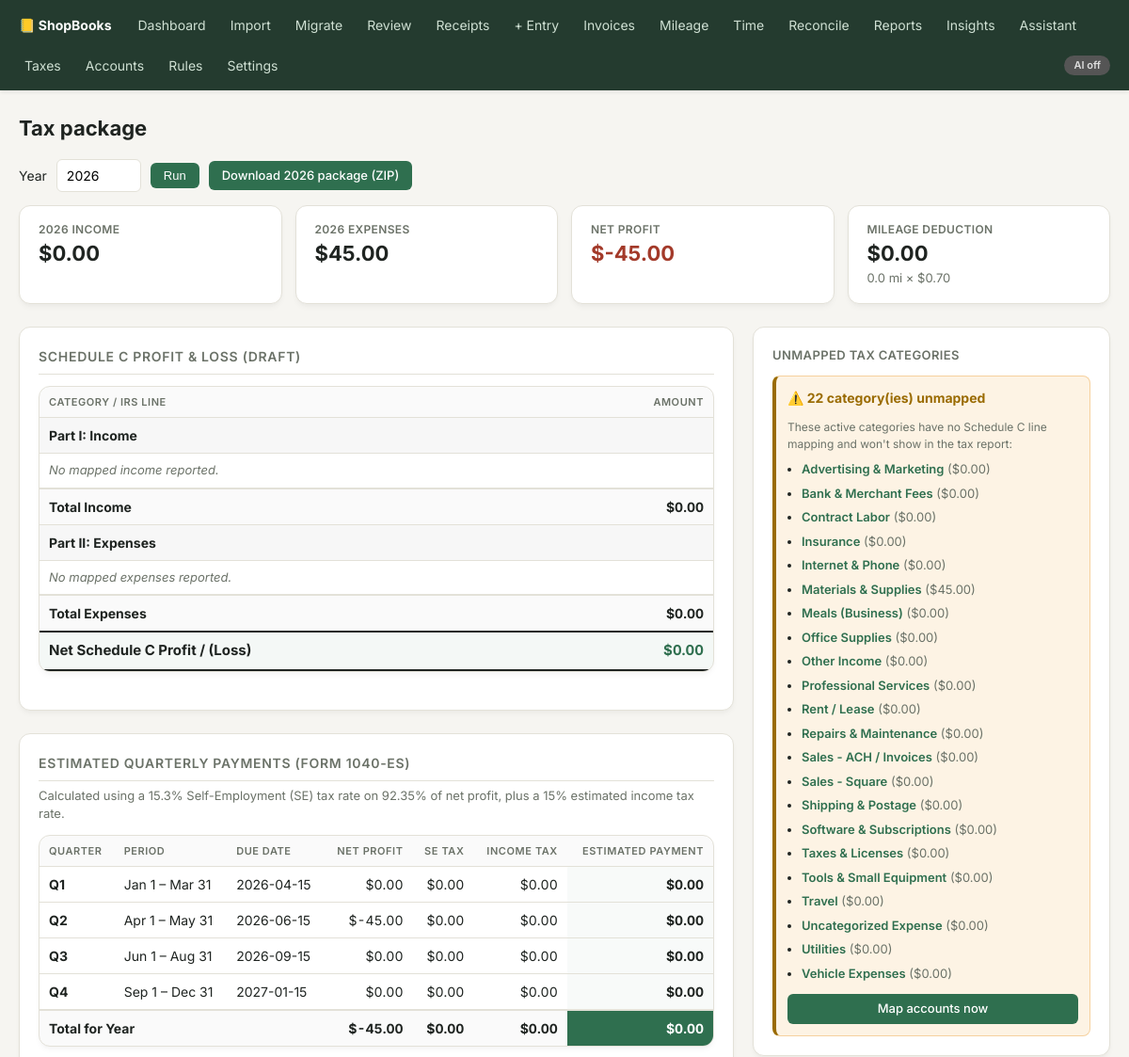
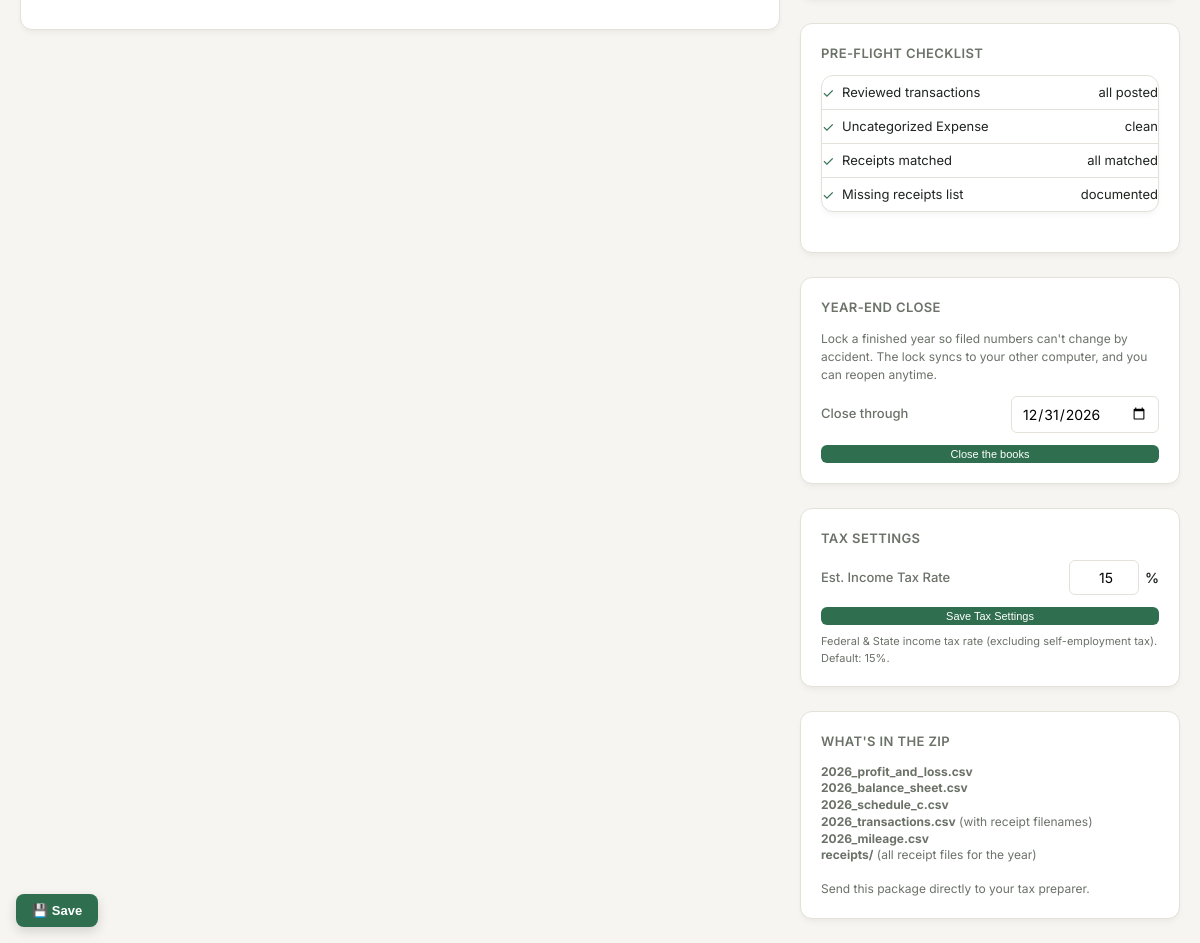
The page /taxes on the database its author committed (2 pictures, top to bottom).
### tables this page shows
CREATE TABLE settings(key TEXT PRIMARY KEY, value TEXT);

CREATE TABLE accounts(
  id INTEGER PRIMARY KEY,
  name TEXT UNIQUE NOT NULL,
  parent_id INTEGER REFERENCES accounts(id),  -- NULL = top-level; else a sub-account (2 levels max)
  type TEXT NOT NULL CHECK(type IN ('asset','liability','equity','income','expense')),
  kind TEXT NOT NULL DEFAULT 'category',   -- 'bank','card','category'
  active INTEGER NOT NULL DEFAULT 1,
  schedule_c_line TEXT
);

### app.py (the view)
@app.get("/taxes", response_class=HTMLResponse)
def taxes_page(request: Request, year: int = 0, msg: str = "", err: str = ""):
    con = db.connect()
    try:
        year = year or date_cls.today().year
        start, end = f"{year}-01-01", f"{year}-12-31"
        p = ledger.pnl(con, start, end)
        rate = float(db.get_setting(con, "mileage_rate", "0.70"))
        miles = con.execute("SELECT COALESCE(SUM(miles),0) m FROM mileage WHERE date BETWEEN ? AND ?",
                            (start, end)).fetchone()["m"]
        uncat = con.execute(
            "SELECT COUNT(DISTINCT e.id) c FROM entries e JOIN splits s ON s.entry_id=e.id "
            "JOIN accounts a ON a.id=s.account_id WHERE a.name='Uncategorized Expense' "
            "AND e.date BETWEEN ? AND ?", (start, end)).fetchone()["c"]
        pending = con.execute("SELECT COUNT(*) c FROM staged WHERE status='pending'").fetchone()["c"]
        receipts_matched = con.execute(
            "SELECT COUNT(*) c FROM documents d JOIN entries e ON e.id=d.entry_id "
            "WHERE d.status='matched' AND e.date BETWEEN ? AND ?", (start, end)).fetchone()["c"]
        receipts_unmatched = con.execute("SELECT COUNT(*) c FROM documents WHERE status='unmatched'").fetchone()["c"]
        missing_receipts = len(insights.missing_receipts(con, start, end))
        est_rate_str = db.get_setting(con, "estimated_income_tax_rate", "15")
        try:
            est_rate = float(est_rate_str)
        except ValueError:
            est_rate = 15.0
        sch_c = insights.schedule_c_report(con, start, end)
        est_tx = insights.estimated_taxes(con, year, est_rate)
        return templates.TemplateResponse(request, "taxes.html", ctx(
            request, con, year=year, pnl=p, miles=miles, rate=rate,
            mileage_deduction=round(miles * rate * 100), uncat=uncat, pending=pending,
            receipts_matched=receipts_matched, receipts_unmatched=receipts_unmatched,
            missing_receipts=missing_receipts,
            schedule_c=sch_c, estimated_taxes=est_tx,
            estimated_income_tax_rate=est_rate_str,
            locked_through=ledger.locked_through(con), msg=msg, err=err))
    finally:
        con.close()

### templates/taxes.html (shortened to what this page needs)
{% extends "base.html" %}
{% block content %}
<h1>Tax package</h1>
<form method="get" class="toolbar">
  <label>Year</label>
  <input type="number" name="year" value="{{ year }}" style="width:90px">
  <button type="submit">Run</button>
  <a class="btn" href="/taxes/package.zip?year={{ year }}">Download {{ year }} package (ZIP)</a>
</form>
<div class="cards">
  <div class="card"><div class="label">{{ year }} income</div><div class="big">${{ pnl.total_income|money }}</div></div>
  <div class="card"><div class="label">{{ year }} expenses</div><div class="big">${{ pnl.total_expenses|money }}</div></div>
  <div class="card"><div class="label">Net profit</div>
    <div class="big {{ 'neg' if pnl.net < 0 else 'pos' }}">${{ pnl.net|money }}</div></div>
  <div class="card"><div class="label">Mileage deduction</div>
    <div class="big">${{ mileage_deduction|money }}</div>
    <div class="muted">{{ '%.1f'|format(miles) }} mi × ${{ '%.2f'|format(rate) }}</div></div>
</div>
<div class="tax-dashboard">
  <div class="tax-main">
    <div class="tax-section">
      <h2>Schedule C Profit & Loss (Draft)</h2>
      <table class="tax-table">
        <thead>
          <tr>
            <th>Category / IRS Line</th>
            <th class="num">Amount</th>
          </tr>
        </thead>
        <tbody>
          <tr class="section-hdr">
            <td colspan="2">Part I: Income</td>
          </tr>
          {% for item in schedule_c.income %}
          <tr class="line-itm">
            <td>{{ item.line }}</td>
            <td class="num font-semibold">${{ item.amount|money }}</td>
          </tr>
          {% for acct in item.accounts %}
          <tr class="sub-itm">
            <td>↳ {{ acct.name }}</td>
            <td class="num">${{ acct.amount|money }}</td>
          </tr>
          {% endfor %}
          {% else %}
          <tr>
            <td colspan="2" class="muted" style="font-style:italic;">No mapped income reported.</td>
          </tr>
          {% endfor %}
          <tr class="tot-row">
            <td>Total Income</td>
            <td class="num">${{ schedule_c.total_income|money }}</td>
          </tr>
          <tr class="section-hdr">
            <td colspan="2">Part II: Expenses</td>
          </tr>
          {% for item in schedule_c.expenses %}
          <tr class="line-itm">
            <td>{{ item.line }}</td>
            <td class="num font-semibold">${{ item.amount|money }}</td>
          </tr>
          {% for acct in item.accounts %}
          <tr class="sub-itm">
            <td>↳ {{ acct.name }}</td>
            <td class="num">${{ acct.amount|money }}</td>
          </tr>
          {% endfor %}
          {% else %}
          <tr>
            <td colspan="2" class="muted" style="font-style:italic;">No mapped expenses reported.</td>
          </tr>
          {% endfor %}
          <tr class="tot-row">
            <td>Total Expenses</td>
            <td class="num">${{ schedule_c.total_expenses|money }}</td>
          </tr>
          <tr class="net-row">
            <td>Net Schedule C Profit / (Loss)</td>
            <td class="num {{ 'neg' if schedule_c.net < 0 else 'pos' }}">${{ schedule_c.net|money }}</td>
          </tr>
        </tbody>
      </table>
    </div>
    <div class="tax-section">
      <h2>Estimated Quarterly Payments (Form 1040-ES)</h2>
      <p class="muted" style="margin-top:-6px; margin-bottom:12px;">
        Calculated using a 15.3% Self-Employment (SE) tax rate on 92.35% of net profit, plus a {{ estimated_income_tax_rate }}% estimated income tax rate.
      </p>
      <table class="tax-table">
        <thead>
          <tr>
            <th>Quarter</th>
            <th>Period</th>
            <th>Due Date</th>
            <th class="num">Net Profit</th>
            <th class="num">SE Tax</th>
            <th class="num">Income Tax</th>
            <th class="num">Estimated Payment</th>
          </tr>
        </thead>
        <tbody>
          {% for q in estimated_taxes.quarters %}
          <tr>
            <td><strong>{{ q.quarter }}</strong></td>
            <td>{{ q.period }}</td>
            <td>{{ q.due_date }}</td>
            <td class="num">${{ q.net_profit|money }}</td>
            <td class="num">${{ q.se_tax|money }}</td>
            <td class="num">${{ q.income_tax|money }}</td>
            <td class="num highlight-cell"><strong>${{ q.total_due|money }}</strong></td>
          </tr>
          {% endfor %}
          <tr class="tot-row">
            <td colspan="3">Total for Year</td>
            <td class="num">${{ estimated_taxes.total_net_profit|money }}</td>
            <td class="num">${{ estimated_taxes.total_se_tax|money }}</td>
            <td class="num">${{ estimated_taxes.total_income_tax|money }}</td>
            <td class="num highlight-total" style="text-align:right;">${{ estimated_taxes.total_due|money }}</td>
          </tr>
        </tbody>
      </table>
    </div>
  </div>
  <div class="tax-sidebar">
    <div class="sidebar-box">
      <h3>Unmapped Tax Categories</h3>
      {% if schedule_c.unmapped %}
      <div class="warning-box">
        <p class="warn-title">⚠️ {{ schedule_c.unmapped|length }} category(ies) unmapped</p>
        <p class="muted" style="font-size:12px; margin-bottom:8px;">
          These active categories have no Schedule C line mapping and won't show in the tax report:
        </p>
        <ul class="unmapped-list">
          {% for acct in schedule_c.unmapped %}
          <li>
            <a href="/accounts" class="unmapped-link">{{ acct.name }}</a>
            <span class="muted font-semibold">(${{ acct.balance|money }})</span>
          </li>
          {% endfor %}
        </ul>
        <p style="margin-top:12px; margin-bottom:0;">
          <a href="/accounts" class="btn small" style="text-align:center; display:block;">Map accounts now</a>
        </p>
      </div>
      {% else %}
      <div class="success-box">
        <span class="pos">✓</span> All active income and expense categories are mapped to Schedule C lines.
      </div>
      {% endif %}
    </div>
    <div class="sidebar-box">
      <h3>Pre-flight checklist</h3>
      <table style="width:100%; border:none; box-shadow:none; background:transparent;">
        <tr style="border-bottom:1px solid var(--line);">
          <td style="padding:6px 0; width:20px;">{% if pending == 0 %}<span class="pos">✓</span>{% else %}<span class="warn">!</span>{% endif %}</td>
          <td style="padding:6px 0; font-size:13px; border-bottom:none;">Reviewed transactions</td>
          <td style="padding:6px 0; text-align:right; font-size:13px; border-bottom:none;">{% if pending %}<a href="/review">{{ pending }} pending</a>{% else %}all posted{% endif %}</td>
        </tr>
        <tr style="border-bottom:1px solid var(--line);">
          <td style="padding:6px 0;">{% if uncat == 0 %}<span class="pos">✓</span>{% else %}<span class="warn">!</span>{% endif %}</td>
          <td style="padding:6px 0; font-size:13px; border-bottom:none;">Uncategorized Expense</td>
          <td style="padding:6px 0; text-align:right; font-size:13px; border-bottom:none;">{% if uncat %}{{ uncat }} entries{% else %}clean{% endif %}</td>
        </tr>
        <tr style="border-bottom:1px solid var(--line);">
          <td style="padding:6px 0;">{% if receipts_unmatched == 0 %}<span class="pos">✓</span>{% else %}<span class="warn">!</span>{% endif %}</td>
          <td style="padding:6px 0; font-size:13px; border-bottom:none;">Receipts matched</td>
          <td style="padding:6px 0; text-align:right; font-size:13px; border-bottom:none;">{% if receipts_unmatched %}<a href="/receipts">{{ receipts_unmatched }} unmatched</a>{% else %}all matched{% endif %}</td>
        </tr>
        <tr>
          <td style="padding:6px 0;">{% if missing_receipts == 0 %}<span class="pos">✓</span>{% else %}<span class="warn">!</span>{% endif %}</td>
          <td style="padding:6px 0; font-size:13px; border-bottom:none;">Missing receipts list</td>
          <td style="padding:6px 0; text-align:right; font-size:13px; border-bottom:none;">{% if missing_receipts %}<a href="/receipts/missing?period={{ year }}">{{ missing_receipts }} missing</a>{% else %}documented{% endif %}</td>
        </tr>
      </table>
    </div>
    <div class="sidebar-box">
      <h3>Year-end close</h3>
      {% if locked_through %}
      <div class="success-box" style="border-left-color:var(--accent); color:var(--ink); background:rgba(47,111,79,.05)">
        🔒 Books are <strong>closed through {{ locked_through }}</strong>. Transactions on or before that
        date can't be added, edited, or deleted until you reopen.
      </div>
      <form method="post" action="/taxes/reopen" style="margin-top:10px"
            onsubmit="return confirm('Reopen the books? Transactions in the closed period become editable again.')">
        <button type="submit" class="small ghost" style="width:100%">Reopen the books</button>
      </form>
      {% else %}
      <p class="muted" style="font-size:12px; margin-top:0">Lock a finished year so filed numbers can't change by
        accident. The lock syncs to your other computer, and you can reopen anytime.</p>
      {% endif %}
      <form method="post" action="/taxes/close" class="settings-form" style="margin-top:10px"
            onsubmit="return confirm('Close (lock) the books through this date? Transactions on or before it will be frozen.')">
        <div class="form-row">
          <label for="through">Close through</label>
          <input type="date" id="through" name="through" value="{{ locked_through or (year ~ '-12-31') }}">
        </div>
        <button type="submit" class="small" style="width:100%">{{ 'Update close date' if locked_through else 'Close the books' }}</button>
      </form>
    </div>
    <div class="sidebar-box">
      <h3>Tax settings</h3>
      <form method="post" action="/taxes/settings" class="settings-form">
        <div class="form-row">
          <label for="estimated_income_tax_rate">Est. Income Tax Rate</label>
          <div>
            <input type="number" id="estimated_income_tax_rate" name="estimated_income_tax_rate"
                   value="{{ estimated_income_tax_rate }}" step="1" min="0" max="100" style="width:70px; text-align:right;">
            <span style="font-weight:600; margin-left:2px;">%</span>
          </div>
        </div>
        <button type="submit" class="small" style="width:100%;">Save Tax Settings</button>
      </form>
      <span class="muted" style="display:block; margin-top:8px; font-size:11px;">
        Federal & State income tax rate (excluding self-employment tax). Default: 15%.
      </span>
    </div>
    <div class="sidebar-box">
      <h3>What's in the ZIP</h3>
      <p class="muted" style="font-size:12px; margin:0; line-height:1.4;">
        <strong>{{ year }}_profit_and_loss.csv</strong><br>
        <strong>{{ year }}_balance_sheet.csv</strong><br>
        <strong>{{ year }}_schedule_c.csv</strong><br>
        <strong>{{ year }}_transactions.csv</strong> (with receipt filenames)<br>
        <strong>{{ year }}_mileage.csv</strong><br>
        <strong>receipts/</strong> (all receipt files for the year)<br><br>
        Send this package directly to your tax preparer.
      </p>
    </div>
  </div>
</div>
{% endblock %}

### static/style.css (style rules this page uses)
:root { --bg: #f6f5f1; --card: #ffffff; --ink: #1f2421; --muted: #6b7268; --accent: #2f6f4f; --accent-ink: #ffffff; --line: #e3e1d8; --bad: #a33a2a; --good: #2f6f4f; --warn: #9a6b00; }
* { box-sizing: border-box; }
body { margin: 0; font: 14px/1.5 "Inter", system-ui, -apple-system, sans-serif; background: var(--bg); color: var(--ink); }
h1 { font-size: 22px; margin: 0 0 16px; font-weight: 700; }
h2 { font-size: 17px; margin: 22px 0 8px; font-weight: 600; }
.cards { display: flex; flex-wrap: wrap; gap: 14px; }
.card { background: var(--card); border: 1px solid var(--line); border-radius: 12px; padding: 16px 20px; min-width: 200px; flex: 1; box-shadow: 0 4px 6px -1px rgba(0,0,0,0.04), 0 2px 4px -1px rgba(0,0,0,0.02); }
.card .big { font-size: 22px; font-weight: 700; }
.card .label { color: var(--muted); font-size: 12px; text-transform: uppercase; letter-spacing: 0.03em; font-weight: 600; }
table { width: 100%; border-collapse: collapse; background: var(--card); border: 1px solid var(--line); border-radius: 12px; overflow: hidden; box-shadow: 0 4px 6px -1px rgba(0,0,0,0.04), 0 2px 4px -1px rgba(0,0,0,0.02); }
th, td { padding: 10px 12px; text-align: left; border-bottom: 1px solid var(--line); vertical-align: middle; }
th { background: #f3f2ec; font-size: 12px; font-weight: 600; text-transform: uppercase; letter-spacing: .05em; color: var(--muted); }
tr:last-child td { border-bottom: none; }
td.num, th.num { text-align: right; font-variant-numeric: tabular-nums; white-space: nowrap; }
.neg { color: var(--bad); }
.pos { color: var(--good); }
.muted { color: var(--muted); font-size: 13px; }
button, .btn { background: var(--accent); color: var(--accent-ink); border: none; border-radius: 6px; padding: 6px 14px; cursor: pointer; font-size: 13px; font-weight: 500; text-decoration: none; display: inline-block; transition: all 0.15s ease-in-out; }
button.small { padding: 3px 9px; font-size: 11px; }
input, select { padding: 6px 10px; border: 1px solid var(--line); border-radius: 6px; font: inherit; background: #fff; max-width: 100%; transition: all 0.15s ease-in-out; }
.toolbar { display: flex; gap: 10px; align-items: center; margin: 10px 0 14px; flex-wrap: wrap; }
.table-responsive table { border: none; margin: 0; border-radius: 0; box-shadow: none; }

### rows shown on the page
settings: value "15", estimated_income_tax_rate "15"
accounts: name "Advertising & Marketing", balance "0.00"
accounts: name "Bank & Merchant Fees", balance "0.00"
accounts: name "Contract Labor", balance "0.00"
accounts: name "Insurance", balance "0.00"
accounts: name "Internet & Phone", balance "0.00"
accounts: name "Materials & Supplies", balance "45.00"
accounts: name "Meals (Business)", balance "0.00"
accounts: name "Office Supplies", balance "0.00"
accounts: name "Other Income", balance "0.00"
accounts: name "Professional Services", balance "0.00"
accounts: name "Rent / Lease", balance "0.00"
accounts: name "Repairs & Maintenance", balance "0.00"
accounts: name "Sales - ACH / Invoices", balance "0.00"
accounts: name "Sales - Square", balance "0.00"
accounts: name "Shipping & Postage", balance "0.00"
accounts: name "Software & Subscriptions", balance "0.00"
accounts: name "Taxes & Licenses", balance "0.00"
accounts: name "Tools & Small Equipment", balance "0.00"
accounts: name "Travel", balance "0.00"
accounts: name "Uncategorized Expense", balance "0.00"
accounts: name "Utilities", balance "0.00"
accounts: name "Vehicle Expenses", balance "0.00"

### other values the page prints
{{ 'AI on' if ai_on else 'AI off' }} "AI off"
{{ year }} "2026"
{{ pnl.total_income|money }} "0.00"
{{ pnl.total_expenses|money }} "45.00"
{{ pnl.net|money }} "-45.00"
{{ mileage_deduction|money }} "0.00"
{{ '%.1f'|format(miles) }} "0.0"
{{ '%.2f'|format(rate) }} "0.70"
{{ schedule_c.total_income|money }} "0.00"
{{ schedule_c.total_expenses|money }} "0.00"
{{ schedule_c.net|money }} "0.00"
{{ q.quarter }} "Q1" "Q2" "Q3" "Q4"
{{ q.period }} "Jan 1 – Mar 31" "Apr 1 – May 31" "Jun 1 – Aug 31" "Sep 1 – Dec 31"
{{ q.due_date }} "2026-04-15" "2026-06-15" "2026-09-15" "2027-01-15"
{{ q.net_profit|money }} "0.00" "-45.00" "0.00" "0.00"
